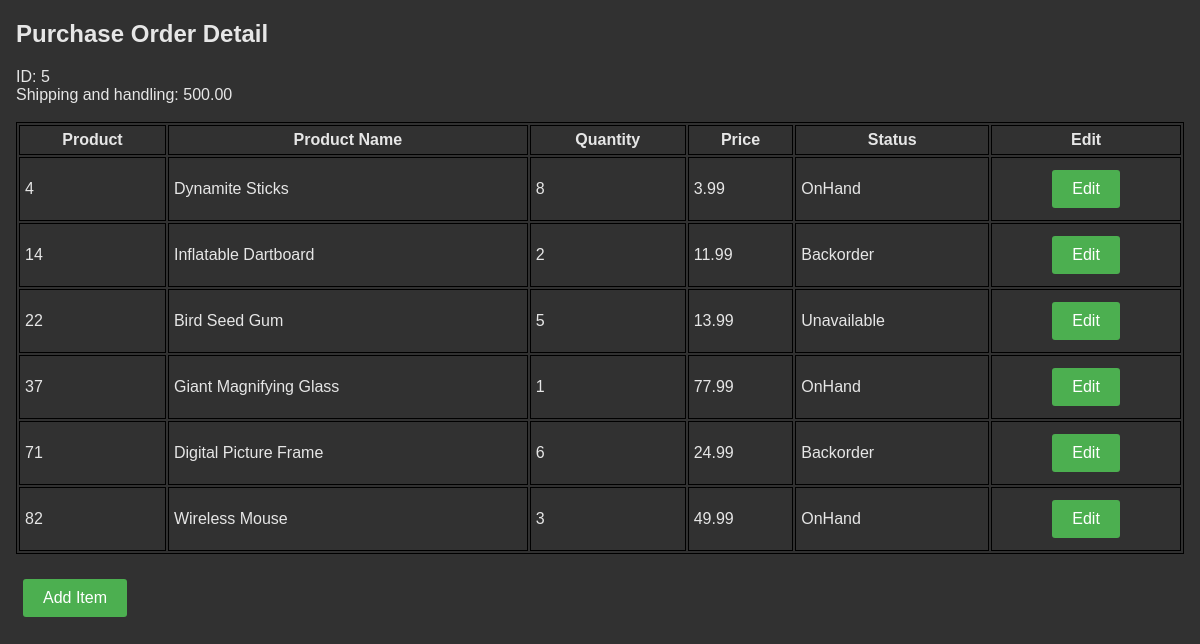
/purchaseOrders/5/, run on the app's committed database.
### truckr/models.py (models this page shows)
class purchaseOrder(models.Model):
    purchaseOrderID = models.IntegerField(primary_key = True)
    costShippingHandling = models.DecimalField(max_digits = 10, decimal_places = 2)

class orderItem(models.Model):
    purchaseOrderID = models.IntegerField()
    productID = models.IntegerField()
    quantity = models.IntegerField()
    status = models.CharField(max_length = 11)

### truckr/views.py (the view)
# urls.py: path('purchaseOrders/<int:ID>/', views.purchaseOrderDetail, name='purchaseOrderDetail'),
def purchaseOrderDetail(request, ID):
    username = request.user.username
    nav = navigation(username)
    po = purchaseOrder.objects.raw('SELECT * FROM truckr_purchaseorder WHERE purchaseOrderID = %s;',[ID])
    items = orderItem.objects.raw('SELECT truckr_orderitem.id as id, truckr_orderitem.purchaseOrderID as purchaseOrderID, truckr_orderitem.productID as productID, truckr_product.productName as productName, truckr_product.price as price, truckr_orderitem.quantity as quantity, truckr_orderitem.status as status FROM truckr_orderitem INNER JOIN truckr_product ON truckr_orderitem.productID = truckr_product.productID WHERE truckr_orderitem.purchaseOrderID = %s', [ID])
    context = {'items':items,'nav':nav, 'po':po}
    return(render(request, 'truckr/purchaseOrdersDetail2.html', context))

### truckr/views.py (called while the page is built)
def navigation(username):
    nav = navbar.objects.raw(""" SELECT * FROM truckr_employee JOIN truckr_account ON truckr_employee.employeeID = truckr_account.employeeID JOIN truckr_navbar ON truckr_account.accountType = truckr_navbar.accountType WHERE truckr_employee.username = '%s' ORDER BY id; """ % username)
    return nav

### truckr/templates/truckr/purchaseOrdersDetail2.html (shortened to what this page needs)
{% load static %}
<!DOCTYPE html>
<html>
  <head>
    <link rel="stylesheet" type="text/css" href="{% static 'css/style.css'%}">
  </head>
<body>
	<h2>Purchase Order Detail</h2>
	{% for order in po %}
		ID: {{order.purchaseOrderID}} <br>
		Shipping and handling: {{order.costShippingHandling}}
	{% endfor %}
	<br>
	<br>
<table style="width:100%">
       	<tr>
	       	<th>Product</th>
		<th>Product Name</th>
	       	<th>Quantity</th>
	       	<th>Price</th>
	       	<th>Status</th>
		<th>Edit</th>
       	</tr>
{% if items%}
	{% for item in items%}
	<tr>
		<td>{{item.productID}}</td>
		<td>{{item.productName}}</td>
		<td>{{item.quantity}}</td>
		<td>{{item.price}}</td>
		<td>{{item.status}}</td>
		<td style = text-align:center> <button type="button" onclick="window.location.href='/admin/truckr/orderitem/{{item.id}}/change/';">Edit</button></td>
	</tr>
	{% endfor %}
{% else %}
	<p>No orders are available.</p>
{% endif %}
</table>
<br>
<button type="button" onclick="window.location.href='/admin/truckr/orderitem/add/';">Add Item</button>
</body>
</html>

### static/css/style.css (style rules this page uses)
body { font-family: Arial, sans-serif; background-color: #313131; color:#e6e6e6; margin: 0; padding: 0; margin-left:1em; margin-right:1em; }
button { background-color: #4CAF50; border: none; border-radius: 3px; color: #fff; cursor: pointer; font-size: 16px; margin: 7px; padding: 10px 20px; text-align: center; text-decoration: none; }
table, th, td { border:1px solid black; }
th, td { margin-left: 5px; padding: 5px; }

### data on the page
purchaseOrder: purchaseOrderID "5", costShippingHandling "500.00"
orderItem: productID "4", productName "Dynamite Sticks", quantity "8", price "3.99", status "OnHand"
orderItem: productID "14", productName "Inflatable Dartboard", quantity "2", price "11.99", status "Backorder"
orderItem: productID "22", productName "Bird Seed Gum", quantity "5", price "13.99", status "Unavailable"
orderItem: productID "37", productName "Giant Magnifying Glass", quantity "1", price "77.99", status "OnHand"
orderItem: productID "71", productName "Digital Picture Frame", quantity "6", price "24.99", status "Backorder"
orderItem: productID "82", productName "Wireless Mouse", quantity "3", price "49.99", status "OnHand"
